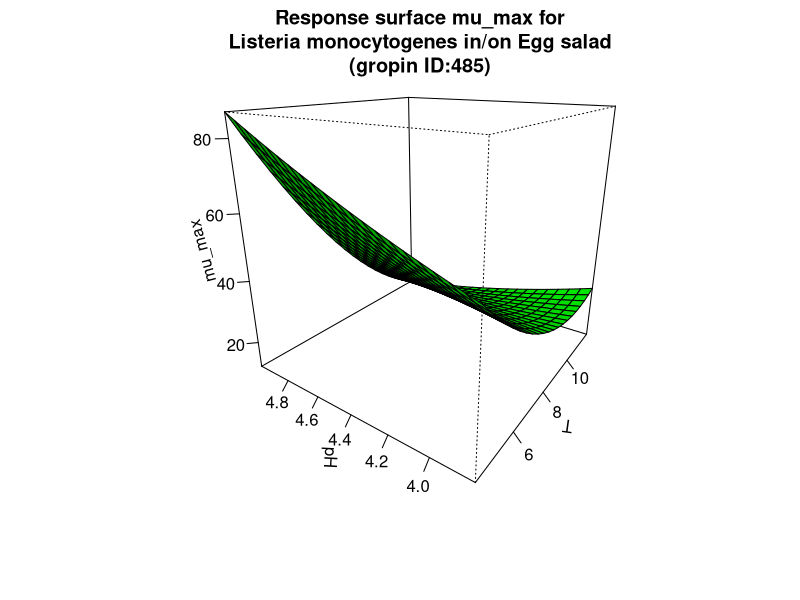

The R source for this figure:
#############################
# start of Parameter script
#############################
T <- seq(4.004,11.988011988012,length.out=21)
pH <- seq(3.8038,4.995004995005,length.out=21)
#############################
# end of Parameter script
#############################
############################# 
# start of Model script Gropin ID 485 
#############################
 
# constant coefficients for this model
 
variables <- data.frame(T,pH)
argumentsPar <- expand.grid(variables)
 
# heart of the model
response_surface <- function(T,pH) {
   mumax <-15.5+4.6*pH+4.78*(pH^2)+4.9*T+0.7*(T^2)-5.1*(pH*T)

return(mumax=mumax)
} 

# output parameters
mumax <- cbind(argumentsPar,response_surface(argumentsPar['T'],argumentsPar['pH']))
colnames(mumax) <- c(colnames(argumentsPar),'mumax')
#############################
# End of Model script
#############################
############################# 
# start of Visualisation script Gropin ID 485 
#############################
persp(T,pH,matrix(unlist(mumax$mumax),nrow=21),col = 'green',xlab='T',ylab='pH',zlab='mu_max',main='Response surface mu_max for
Listeria monocytogenes in/on Egg salad
(gropin ID:485)',theta=305,phi=20,shade=0.25,ticktype = 'detailed')
#############################
# End of Visualisation script
#############################
